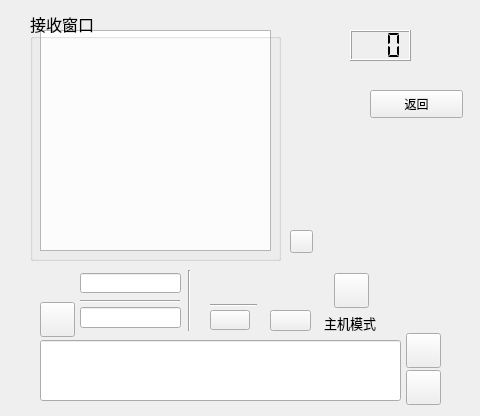
<?xml version="1.0" encoding="UTF-8"?>
<ui version="4.0">
 <class>Widget</class>
 <widget class="QWidget" name="Widget">
  <property name="geometry">
   <rect>
    <x>0</x>
    <y>0</y>
    <width>480</width>
    <height>416</height>
   </rect>
  </property>
  <property name="windowTitle">
   <string>Widget</string>
  </property>
  <widget class="QPlainTextEdit" name="RecvEdit">
   <property name="geometry">
    <rect>
     <x>40</x>
     <y>30</y>
     <width>231</width>
     <height>221</height>
    </rect>
   </property>
   <property name="font">
    <font>
     <pointsize>10</pointsize>
    </font>
   </property>
   <property name="readOnly">
    <bool>true</bool>
   </property>
  </widget>
  <widget class="QPushButton" name="openBt">
   <property name="geometry">
    <rect>
     <x>210</x>
     <y>310</y>
     <width>40</width>
     <height>20</height>
    </rect>
   </property>
   <property name="styleSheet">
    <string notr="true">border-image: url(:/new/prefix1/close.png);</string>
   </property>
   <property name="text">
    <string/>
   </property>
  </widget>
  <widget class="QPushButton" name="sendBt">
   <property name="geometry">
    <rect>
     <x>406</x>
     <y>370</y>
     <width>35</width>
     <height>35</height>
    </rect>
   </property>
   <property name="autoFillBackground">
    <bool>false</bool>
   </property>
   <property name="styleSheet">
    <string notr="true">border-image: url(:/new/prefix1/send.png);</string>
   </property>
   <property name="text">
    <string/>
   </property>
  </widget>
  <widget class="QLineEdit" name="portEdit">
   <property name="geometry">
    <rect>
     <x>80</x>
     <y>307</y>
     <width>101</width>
     <height>21</height>
    </rect>
   </property>
   <property name="font">
    <font>
     <family>楷体</family>
     <pointsize>11</pointsize>
    </font>
   </property>
  </widget>
  <widget class="QGroupBox" name="groupBox">
   <property name="geometry">
    <rect>
     <x>30</x>
     <y>10</y>
     <width>251</width>
     <height>251</height>
    </rect>
   </property>
   <property name="font">
    <font>
     <family>楷体</family>
     <pointsize>12</pointsize>
     <bold>false</bold>
    </font>
   </property>
   <property name="title">
    <string>接收窗口</string>
   </property>
   <property name="alignment">
    <set>Qt::AlignmentFlag::AlignLeading|Qt::AlignmentFlag::AlignLeft|Qt::AlignmentFlag::AlignVCenter</set>
   </property>
   <property name="flat">
    <bool>false</bool>
   </property>
  </widget>
  <widget class="QLineEdit" name="sendEdit">
   <property name="geometry">
    <rect>
     <x>40</x>
     <y>340</y>
     <width>361</width>
     <height>61</height>
    </rect>
   </property>
   <property name="font">
    <font>
     <family>楷体</family>
     <pointsize>12</pointsize>
    </font>
   </property>
   <property name="alignment">
    <set>Qt::AlignmentFlag::AlignLeading|Qt::AlignmentFlag::AlignLeft|Qt::AlignmentFlag::AlignTop</set>
   </property>
  </widget>
  <widget class="QPushButton" name="clearBt">
   <property name="geometry">
    <rect>
     <x>290</x>
     <y>230</y>
     <width>23</width>
     <height>23</height>
    </rect>
   </property>
   <property name="styleSheet">
    <string notr="true">border-image: url(:/new/prefix1/clear_b.png);</string>
   </property>
   <property name="text">
    <string/>
   </property>
  </widget>
  <widget class="QPushButton" name="pushButton">
   <property name="geometry">
    <rect>
     <x>40</x>
     <y>302</y>
     <width>35</width>
     <height>35</height>
    </rect>
   </property>
   <property name="styleSheet">
    <string notr="true">border-image: url(:/new/prefix1/duan.png);</string>
   </property>
   <property name="text">
    <string/>
   </property>
  </widget>
  <widget class="QLabel" name="wifi">
   <property name="geometry">
    <rect>
     <x>210</x>
     <y>266</y>
     <width>40</width>
     <height>40</height>
    </rect>
   </property>
   <property name="styleSheet">
    <string notr="true">border-image: url(:/new/prefix1/wifi_off.png);</string>
   </property>
   <property name="text">
    <string/>
   </property>
  </widget>
  <widget class="QPushButton" name="clearS">
   <property name="geometry">
    <rect>
     <x>406</x>
     <y>333</y>
     <width>35</width>
     <height>35</height>
    </rect>
   </property>
   <property name="font">
    <font>
     <pointsize>11</pointsize>
    </font>
   </property>
   <property name="styleSheet">
    <string notr="true">border-image: url(:/new/prefix1/clearS.png);</string>
   </property>
   <property name="text">
    <string/>
   </property>
  </widget>
  <widget class="QLineEdit" name="ipED">
   <property name="geometry">
    <rect>
     <x>80</x>
     <y>273</y>
     <width>101</width>
     <height>20</height>
    </rect>
   </property>
   <property name="font">
    <font>
     <family>楷体</family>
     <pointsize>10</pointsize>
    </font>
   </property>
  </widget>
  <widget class="QPushButton" name="ms">
   <property name="geometry">
    <rect>
     <x>334</x>
     <y>273</y>
     <width>35</width>
     <height>35</height>
    </rect>
   </property>
   <property name="styleSheet">
    <string notr="true">border-image: url(:/new/prefix1/server.png);</string>
   </property>
   <property name="text">
    <string/>
   </property>
  </widget>
  <widget class="QLabel" name="label">
   <property name="geometry">
    <rect>
     <x>324</x>
     <y>315</y>
     <width>81</width>
     <height>16</height>
    </rect>
   </property>
   <property name="font">
    <font>
     <family>楷体</family>
     <pointsize>10</pointsize>
    </font>
   </property>
   <property name="text">
    <string>主机模式</string>
   </property>
  </widget>
  <widget class="QLabel" name="label_2">
   <property name="geometry">
    <rect>
     <x>40</x>
     <y>267</y>
     <width>35</width>
     <height>35</height>
    </rect>
   </property>
   <property name="styleSheet">
    <string notr="true">border-image: url(:/new/prefix1/ip.png);</string>
   </property>
   <property name="text">
    <string/>
   </property>
  </widget>
  <widget class="Line" name="line">
   <property name="geometry">
    <rect>
     <x>80</x>
     <y>300</y>
     <width>100</width>
     <height>3</height>
    </rect>
   </property>
   <property name="font">
    <font>
     <pointsize>7</pointsize>
     <bold>false</bold>
    </font>
   </property>
   <property name="orientation">
    <enum>Qt::Orientation::Horizontal</enum>
   </property>
  </widget>
  <widget class="Line" name="line_2">
   <property name="geometry">
    <rect>
     <x>188</x>
     <y>270</y>
     <width>3</width>
     <height>61</height>
    </rect>
   </property>
   <property name="orientation">
    <enum>Qt::Orientation::Vertical</enum>
   </property>
  </widget>
  <widget class="Line" name="line_3">
   <property name="geometry">
    <rect>
     <x>210</x>
     <y>304</y>
     <width>47</width>
     <height>3</height>
    </rect>
   </property>
   <property name="orientation">
    <enum>Qt::Orientation::Horizontal</enum>
   </property>
  </widget>
  <widget class="QLabel" name="label_3">
   <property name="geometry">
    <rect>
     <x>370</x>
     <y>292</y>
     <width>18</width>
     <height>18</height>
    </rect>
   </property>
   <property name="styleSheet">
    <string notr="true">border-image: url(:/new/prefix1/discon.png);</string>
   </property>
   <property name="text">
    <string/>
   </property>
  </widget>
  <widget class="QPushButton" name="Send1Button">
   <property name="geometry">
    <rect>
     <x>270</x>
     <y>310</y>
     <width>41</width>
     <height>21</height>
    </rect>
   </property>
   <property name="styleSheet">
    <string notr="true">border-image: url(:/new/prefix1/close.png);</string>
   </property>
   <property name="text">
    <string/>
   </property>
  </widget>
  <widget class="QLCDNumber" name="LightNumber">
   <property name="geometry">
    <rect>
     <x>350</x>
     <y>30</y>
     <width>61</width>
     <height>31</height>
    </rect>
   </property>
   <property name="digitCount">
    <number>3</number>
   </property>
   <property name="segmentStyle">
    <enum>QLCDNumber::SegmentStyle::Flat</enum>
   </property>
  </widget>
  <widget class="QLabel" name="label_warnpicture">
   <property name="geometry">
    <rect>
     <x>420</x>
     <y>20</y>
     <width>41</width>
     <height>41</height>
    </rect>
   </property>
   <property name="styleSheet">
    <string notr="true">border-image: url(:/new/prefix1/warn.png);</string>
   </property>
   <property name="text">
    <string/>
   </property>
  </widget>
  <widget class="QLabel" name="label_Send1">
   <property name="geometry">
    <rect>
     <x>270</x>
     <y>270</y>
     <width>41</width>
     <height>31</height>
    </rect>
   </property>
   <property name="styleSheet">
    <string notr="true">border-image: url(:/new/prefix1/lll.png);</string>
   </property>
   <property name="text">
    <string/>
   </property>
  </widget>
  <widget class="QPushButton" name="back">
   <property name="geometry">
    <rect>
     <x>370</x>
     <y>90</y>
     <width>93</width>
     <height>28</height>
    </rect>
   </property>
   <property name="text">
    <string>返回</string>
   </property>
  </widget>
 </widget>
 <layoutdefault spacing="6" margin="11"/>
 <resources/>
 <connections/>
</ui>
